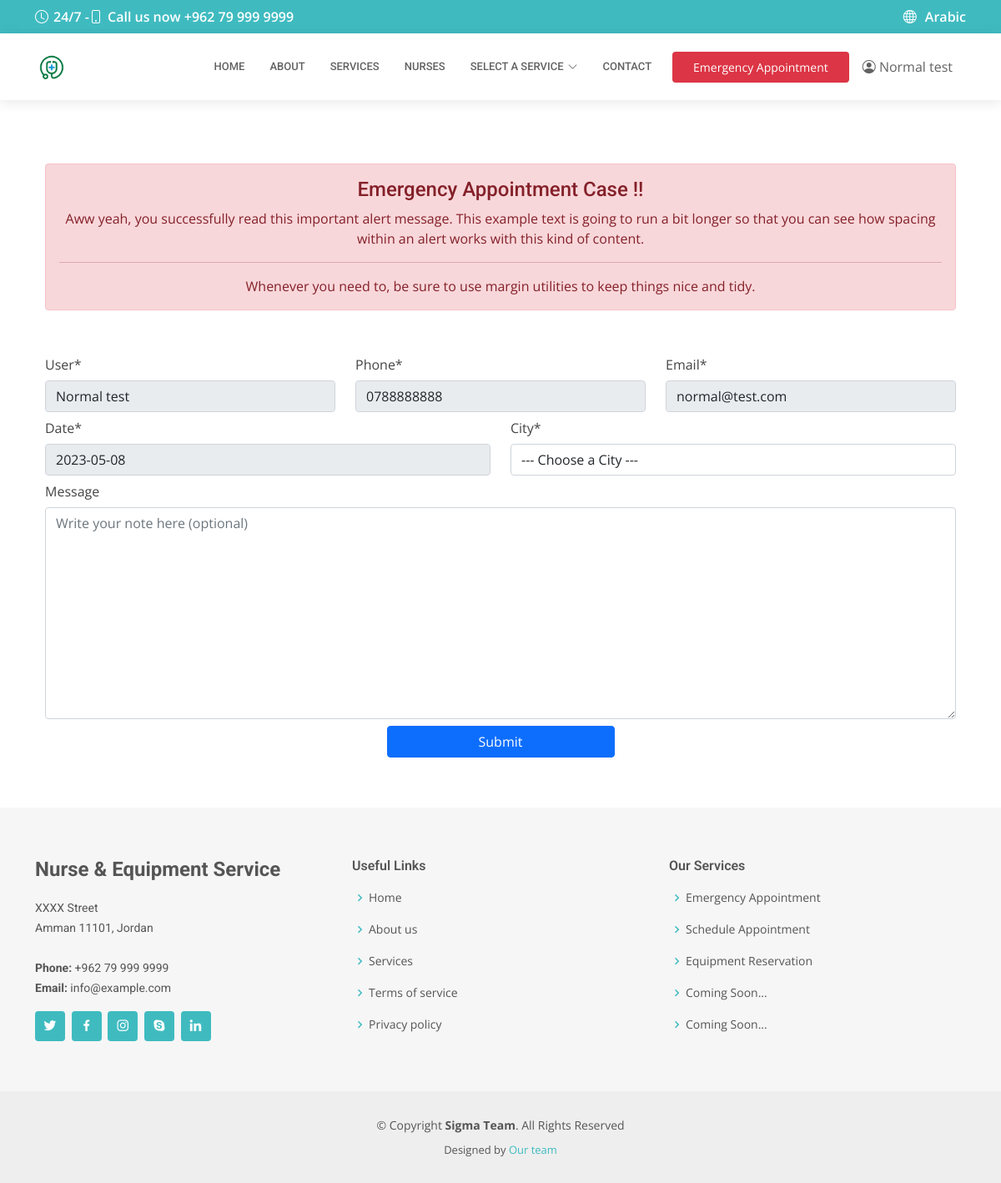
The app's page /en/create/emergency/appointment (signed in) with its own data.
### user/models.py (models this page shows, shortened)
class CustomUser(AbstractUser):
    phone = models.CharField(unique=True, max_length=10, null=True, blank=True, verbose_name=_('Phone'))
    birth_date = models.DateField(null=True, default=timezone.now, verbose_name=_('Birth Date'))
    insurance = models.BooleanField(default=False, verbose_name=_('Do you have health insurance'))
    agreement = models.BooleanField(default=False, verbose_name=_('Terms & conditions'))
    session_number = models.IntegerField(null=True, default=0)
    def __str__(self):
        return self.get_full_name()

### appointment/views.py (the view, shortened to what this page needs)
# urls.py: path('create/emergency/appointment', EmergencyAppointmentCreateView.as_view(), name='create-emergency-appointment'),
@method_decorator(login_required, name="dispatch")
class EmergencyAppointmentCreateView(SuccessMessageMixin, CreateView):
    model = Appointment
    form_class = EmergencyAppointmentForm
    template_name = 'partials/appointment/emergency_appointment.html'
    success_url = reverse_lazy('thanks-page')
    def get_form_kwargs(self):
        kwargs = super(EmergencyAppointmentCreateView, self).get_form_kwargs()
        user = self.request.user
        if user:
            kwargs['user'] = user
        return kwargs

### templates/partials/appointment/emergency_appointment.html (shortened to what this page needs)
{% extends 'inner-page.html' %}
{% load static %}
{% load i18n %}
{% load crispy_forms_tags %}
{% block inner_content %}
    <section id="appointment" class="appointment">
        <div class="container" data-aos="fade-up">
            <div class="section-title">
                <div class="alert alert-danger text-center mt-3" role="alert">
                    <h4 class="alert-heading">Emergency Appointment Case !!</h4>
                    <p>
                        Aww yeah, you successfully read this important alert message. This example text is going to run
                        a bit
                        longer
                        so that you can see how spacing within an alert works with this kind of content.
                    </p>
                    <hr>
                    <p class="mb-0">
                        Whenever you need to, be sure to use margin utilities to keep things nice and tidy.
                    </p>
                </div>
            </div>
            <form action="" method="post" role="form" data-aos="fade-up" data-aos-delay="100">
                <div class="row">
                    {% crispy form %}
                </div>
            </form>
        </div>
    </section>
{% endblock %}

### templates/partials/header.html (shortened to what this page needs)
{% load static %}
{% load i18n %}
<header id="header" class="fixed-top">
    <div class="container d-flex align-items-center">
        <a href="{% url 'home' %}" class="logo me-auto"><img src="{% static 'img/logo2.png' %}" alt=""></a>
        <nav id="navbar" class="navbar order-last order-lg-0">
            <ul>
                <li><a class="nav-link scrollto " href="{% url 'home' %}">{% trans 'Home' %}</a></li>
                <li><a class="nav-link scrollto" href="{% url 'about-us' %}">{% trans 'About' %}</a></li>
                <li><a class="nav-link scrollto" href="{% url 'services' %}">{% trans 'Services' %}</a></li>
                <li><a class="nav-link scrollto" href="{% url 'staff-list' %}">{% trans 'Nurses' %}</a></li>
                <li class="dropdown"><a href="#"><span>{% trans 'Select a Service' %}</span> <i
                        class="bi bi-chevron-down"></i></a>
                </li>
                <li><a class="nav-link scrollto" href="{% url 'contact-us' %}">Contact</a></li>
            </ul>
        </nav>
        <a href="{% url 'create-emergency-appointment' %}" class="appointment-btn">Emergency
            Appointment</a>
        <div class="nav-item dropdown no-arrow">
            {% if user.is_authenticated %}
                <a class="nav-link dropdown-toggle" href="#" id="userDropdown" role="button" data-toggle="dropdown"
                   aria-haspopup="true" aria-expanded="false">
                    <i class="bi bi-person-circle text-gray"></i>
                    <span class="mr-2 d-none d-lg-inline text-gray">{{ user.get_full_name }}</span>
                </a>
            {% else %}
                <a href="{% url 'account_login' %}" class="btn btn-secondary login-btn" role="button">Sign in</a>
            {% endif %}
        </div>
    </div>
</header>

### static/css/style.css (style rules this page uses)
body { font-family: "Open Sans", sans-serif; color: #444444; }
a { color: #3fbbc0; text-decoration: none; }
h1, h2, h3, h4, h5, h6 { font-family: "Roboto", sans-serif; }
#header { background: #fff; transition: all 0.5s; z-index: 997; padding: 20px 0; top: 40px; box-shadow: 0px 2px 15px rgba(0, 0, 0, 0.1); }
#header .logo { font-size: 28px; margin: 0; padding: 0; line-height: 1; font-weight: 600; letter-spacing: 0.5px; text-transform: uppercase; }
#header .logo img { max-height: 40px; }
.appointment-btn { margin-left: 25px; background: #dc3545; color: #fff; border-radius: 4px; padding: 8px 25px; white-space: nowrap; transition: 0.3s; font-size: 14px; display: inline-block; }
.navbar { padding: 0; }
.navbar ul { margin: 0; padding: 0; display: flex; list-style: none; align-items: center; }
.navbar li { position: relative; }
.navbar a, .navbar a:focus { display: flex; align-items: center; justify-content: space-between; padding: 10px 0 10px 30px; font-family: "Roboto", sans-serif; font-size: 13px; color: #626262; white-space: nowrap; transition: 0.3s; text-transform: uppercase; font-weight: 500; }
.navbar a i, .navbar a:focus i { font-size: 12px; line-height: 0; margin-left: 5px; }
section { padding: 60px 0; overflow: hidden; }
.section-title { text-align: center; padding-bottom: 30px; }
.section-title p { margin-bottom: 0; }

### static/css/custom_style.css (style rules this page uses)
.dropdown-toggle { white-space: nowrap; }
.dropdown-toggle::after { display: none; }
.text-gray { color: #626262; }
.custom-select option:first-child { color: #3fbbc0; }
.custom-select { display: block; width: 100%; padding: 0.375rem 0.75rem; font-size: 1rem; font-weight: 400; line-height: 1.5; color: #212529; background-color: #fff; background-clip: padding-box; border: 1px solid #ced4da; -webkit-appearance: none; -moz-appearance: none; appearance: none; border-radius: 0.25rem; transition: border-color .15s ease-in-out, box-shadow .15s ease-in-out; }
.fixed-top { position: inherit; }

### records on screen
CustomUser: get_full_name "Normal test", phone "0788888888", email "normal@test.com"
